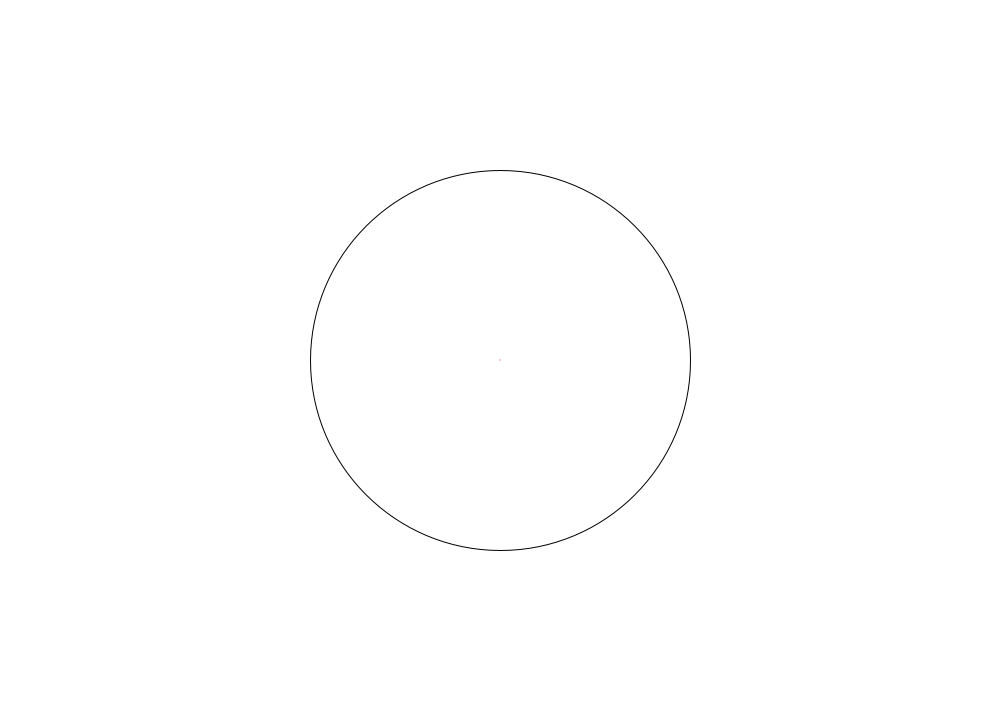
Frame 1 (no input)
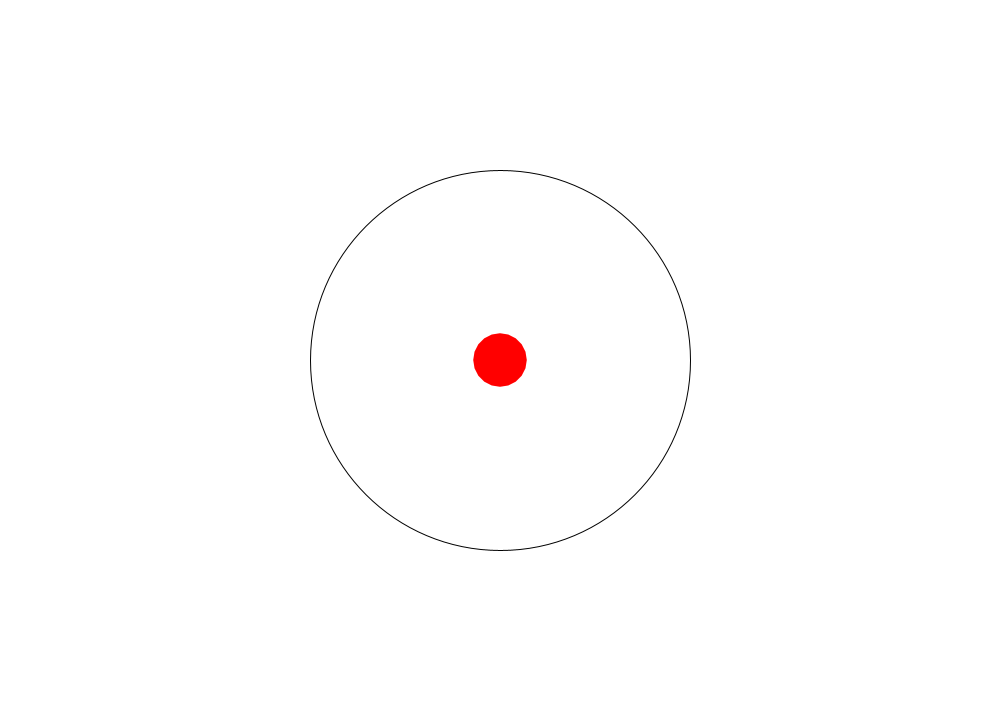
Frame 60 (the mouse pressed at the canvas centre just before this capture)
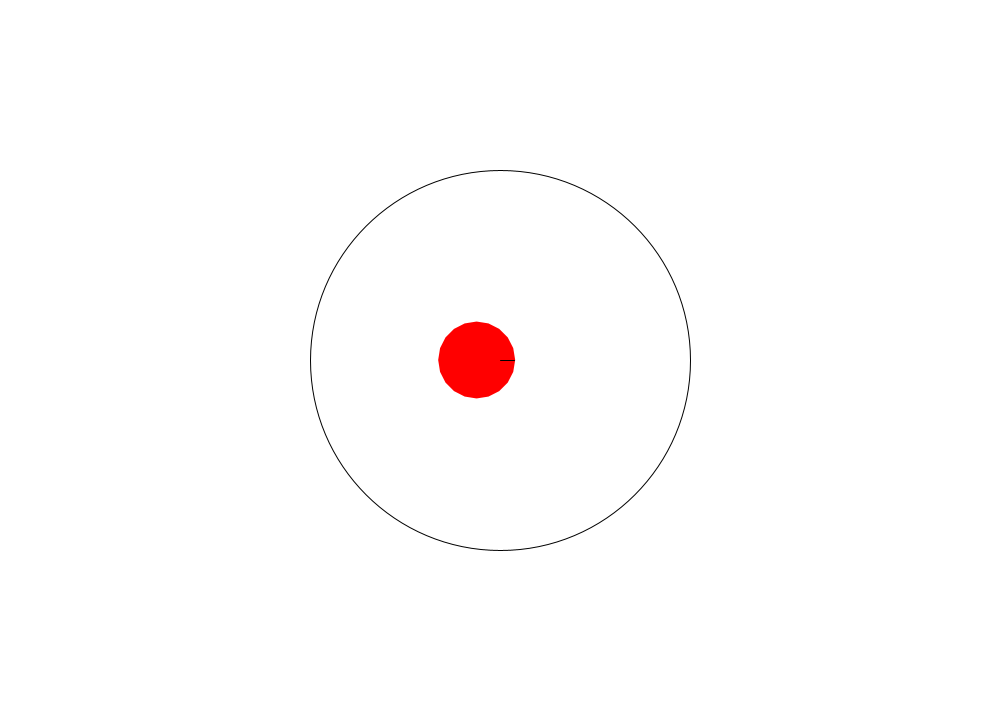
Frame 120 (the mouse held since frame 60 and released just before this capture)

The Processing sketch that drew these frames (run headless with seeded random() and noise(); from frame 60 on, the mouse is pressed at the canvas centre):

// Processing sketch: Pressured_softbody
// ── Pressured_softbody.pde
/**********************************************************************
 *Copyright (c) 2014, Stephen Macke
 *All rights reserved.
 *
 *Redistribution and use in source and binary forms, with or without
 *modification, are permitted provided that the following conditions are met: 
 *
 *1. Redistributions of source code must retain the above copyright notice, this
 *   list of conditions and the following disclaimer. 
 *2. Redistributions in binary form must reproduce the above copyright notice,
 *   this list of conditions and the following disclaimer in the documentation
 *   and/or other materials provided with the distribution. 
 *
 *THIS SOFTWARE IS PROVIDED BY THE COPYRIGHT HOLDERS AND CONTRIBUTORS "AS IS" AND
 *ANY EXPRESS OR IMPLIED WARRANTIES, INCLUDING, BUT NOT LIMITED TO, THE IMPLIED
 *WARRANTIES OF MERCHANTABILITY AND FITNESS FOR A PARTICULAR PURPOSE ARE
 *DISCLAIMED. IN NO EVENT SHALL THE COPYRIGHT OWNER OR CONTRIBUTORS BE LIABLE FOR
 *ANY DIRECT, INDIRECT, INCIDENTAL, SPECIAL, EXEMPLARY, OR CONSEQUENTIAL DAMAGES
 *(INCLUDING, BUT NOT LIMITED TO, PROCUREMENT OF SUBSTITUTE GOODS OR SERVICES;
 *LOSS OF USE, DATA, OR PROFITS; OR BUSINESS INTERRUPTION) HOWEVER CAUSED AND
 *ON ANY THEORY OF LIABILITY, WHETHER IN CONTRACT, STRICT LIABILITY, OR TORT
 *(INCLUDING NEGLIGENCE OR OTHERWISE) ARISING IN ANY WAY OUT OF THE USE OF THIS
 *SOFTWARE, EVEN IF ADVISED OF THE POSSIBILITY OF SUCH DAMAGE.
 *
 *The views and conclusions contained in the software and documentation are those
 *of the authors and should not be interpreted as representing official policies, 
 *either expressed or implied, of the FreeBSD Project.
 */

/**********************************************************************
 *Pressurized soft body physics simulator in two dimensions.
 *
 *Author: Stephen Macke. 
 *
 *Many of the math and physics calculations are based on a
 *paper by Maciej Matyka. See
 *http://panoramix.ift.uni.wroc.pl/~maq/soft2d/howtosoftbody.pdf
 **********************************************************************
 */  
//Constants

//Frames per second
int    FPS        = 120;

int    NUM_POINTS     = 20;        //20 by default, 50 works also

int    NUM_SPRINGS    = NUM_POINTS;

int    LENGTH         = 75;

//int    WIDTH          = (int)(0.95*window.innerWidth);
//int    HEIGHT         = (int)(0.9*window.innerHeight);
int WIDTH = 1000;
int HEIGHT = 720;
float  RADIUS         = min(190.0, WIDTH/2-1);
float  R2             = pow(RADIUS,2);

float MASS           = 1.0;
float BALL_RADIUS    = 0.516;    //0.516 by default

//Spring constants
float KS             = 755.0;    //755 by default
float KD             = 35.0;     //35.0 by default

//Gravity force and user applied force
float G_MAGNITUDE    = 110.0;    //110.0 by default
float GY             = G_MAGNITUDE;
float GX             = 0.0;

float FAPP           = 110.0;

//Time interval for numeric integration
float DT             = 0.01;    //0.005 by default

//Pressure to be reached before ball is at full capacity
float FINAL_PRESSURE = 70000;     //70000 by default

//Tangential and normal damping factors
float TDF = 0.99;                         //0.95 by default, 1.0 works, 1.01 is cool
// A TDF of 1.0 means frictionless boundaries.
// If some energy were not lost due to the ball's
// spring-damping, the ball could continue
// traveling forever without any force.

float NDF = 0.1;                   //0.1  by default

float pressure;

Points myPoints;
Springs mySprings;

boolean upArrow = false;
boolean downArrow = false;
boolean leftArrow = false;
boolean rightArrow = false;

boolean mouseP = false;


/**************************************************
 * Initialize the applet by declaring new objects
 * of type Points and Springs.
 * 
 * Also, set things up for an animation. 
 **************************************************/   
void setup() {
  size(1000, 720);
   frameRate(60);

  myPoints = new Points(NUM_POINTS);
  mySprings = new Springs(NUM_SPRINGS);

  createBall();
}

void handleOrientation(float gamma) {
  GY = G_MAGNITUDE * cos(gamma / 180. * PI);
  GX = G_MAGNITUDE * sin(gamma / 180. * PI);
}


void draw() {
  fill(255);
  background(255);

  stroke(0);
  ellipse(WIDTH/2, HEIGHT/2, 2*RADIUS, 2*RADIUS);

  fill(#FF0000);  //pure red
  noStroke();
  beginShape();
  for (int i=0; i<myPoints.x.length; i++) {
    vertex(myPoints.x[i], myPoints.y[i]);
  }
  endShape(CLOSE);

  idle();
  idle(); // get 2 bits of work done for 1 frame
  // better than just increasing DT, since we still converge
  
  stroke(0);
  if(mouseP) {
    line(mouseX, mouseY, myPoints.x[0], myPoints.y[0]);
  }
  
}



/**************************************************
 * Here are some fun functions for user-input.
 **************************************************/
void keyPressed() {
  if (key==CODED) {
    switch (keyCode) {
      case UP: upArrow=true; break;
      case DOWN: downArrow=true; break;
      case LEFT: leftArrow=true; break;
      case RIGHT: rightArrow=true; break;
    }
  }
}

void keyReleased() {
  if (key==CODED) {
    switch (keyCode) {
      case UP: upArrow=false; break;
      case DOWN: downArrow=false; break;
      case LEFT: leftArrow=false; break;
      case RIGHT: rightArrow=false; break;
    }
  }
}

void mousePressed() {
  mouseP = true;
}

void mouseReleased() {
  mouseP = false;
}

/**************************************************
 * In these next lines are some functions to help
 * set up the points and springs for the ball as
 * well as all of the functions to do the physics.
 **************************************************/

/**************************************************
 * Function to set up the springs.
 **************************************************/
void addSpring(int i, int j, int k) {
  mySprings.spring1[i] = j;
  mySprings.spring2[i] = k;

  mySprings.length[i] = sqrt( (myPoints.x[j] - myPoints.x[k]) * (myPoints.x[j] - myPoints.x[k])
  + (myPoints.y[j] - myPoints.y[k]) * (myPoints.y[j] - myPoints.y[k]));
}

/**************************************************
 * Simple function to lay out the points of the
 * ball in a circle, then create springs between
 * these points.
 **************************************************/
void createBall() {
  for (int i = 0; i < NUM_POINTS; i++) {
    myPoints.x[i] = BALL_RADIUS * cos(i * 2 * PI / NUM_POINTS) + WIDTH/2;
    myPoints.y[i] = BALL_RADIUS * sin(i * 2 * PI / NUM_POINTS) + HEIGHT/2;
  }


  for (int i = 0; i < NUM_POINTS - 1; i++) {
    addSpring(i, i, i + 1);
  }
  addSpring(NUM_POINTS - 1, NUM_POINTS - 1, 0);
}

/**************************************************
 * This function does a large part of the physics
 * calculations.  It starts by adding gravity and
 * checking for inputs, and then by taking into
 * account spring force and pressure force.
 **************************************************/
void accumulateForces() {
  float x1, x2, y1, y2;
  float r12d;
  float vx12;
  float vy12;
  float f;
  float fx0, fy0;
  float volume = 0;
  float pressurev;

  /**************************************************
   * Check for keyboard inputs and add gravitational 
   * force.
   **************************************************/
  for (int i = 0; i < NUM_POINTS; i++) {
    myPoints.fx[i] = (pressure >= FINAL_PRESSURE) ? GX*MASS : 0;
    myPoints.fy[i] = (pressure >= FINAL_PRESSURE) ? GY*MASS : 0;

    if(upArrow)
      myPoints.fy[i] = -FAPP*MASS;
    if(rightArrow)
      myPoints.fx[i] = FAPP*MASS;
    if(leftArrow)
      myPoints.fx[i] = -FAPP*MASS;
    if (downArrow)
      myPoints.fy[i] = FAPP*MASS;
    if(leftArrow && rightArrow)
      myPoints.fx[i] = 0.0;
    if(upArrow && downArrow)
      myPoints.fy[i] = 0.0;
  }

  /**************************************************
   * Check for mouse inputs.
   **************************************************/
  if(mouseP) {
    x1 = myPoints.x[0];
    y1 = myPoints.y[0];
    x2 = mouseX;
    y2 = mouseY;

    r12d = sqrt(pow(x2 - x1, 2) + pow(y2 - y1, 2));
    f = (r12d - 2.2) * 22 + (myPoints.vx[0] * (x1 - x2) + myPoints.vy[0] * (y1 - y2)) * 54 / r12d;

    fx0 = ((x1 - x2) / r12d ) * f;
    fy0 = ((y1 - y2) / r12d ) * f;

    myPoints.fx[0] -= fx0;
    myPoints.fy[0] -= fy0;
  }

  /**************************************************
   * Calculate force due to each spring.
   **************************************************/
  for (int i = 0; i < NUM_SPRINGS; i++) {
    x1 = myPoints.x[mySprings.spring1[i]];
    x2 = myPoints.x[mySprings.spring2[i]];
    y1 = myPoints.y[mySprings.spring1[i]];
    y2 = myPoints.y[mySprings.spring2[i]];

    //Find the distance between each spring:
    r12d = sqrt((x1 - x2) * (x1 - x2) + (y1 - y2) * (y1 - y2));

    //Accumulate spring forces:
    if (r12d != 0) {
      vx12 = myPoints.vx[mySprings.spring1[i]] - myPoints.vx[mySprings.spring2[i]];
      vy12 = myPoints.vy[mySprings.spring1[i]] - myPoints.vy[mySprings.spring2[i]];

      f = (r12d - mySprings.length[i]) * KS + (vx12 * (x1 - x2) + vy12 * (y1 - y2)) * KD / r12d;

      fx0 = ((x1 - x2) / r12d ) * f;
      fy0 = ((y1 - y2) / r12d ) * f;

      myPoints.fx[mySprings.spring1[i]] -= fx0;
      myPoints.fy[mySprings.spring1[i]] -= fy0;

      myPoints.fx[mySprings.spring2[i]] += fx0;
      myPoints.fy[mySprings.spring2[i]] += fy0;
    }
    //Calculate normal vectors for use with finding pressure force:
    mySprings.nx[i] = -(y1 - y2) / r12d;
    mySprings.ny[i] = (x1 - x2) / r12d;
  }

  /**************************************************
   * This uses the divergence theorem (2d version)
   * to calculate the volume (area) of the body (which is
   * why we needed to calculate the normal vectors
   * previously), and then uses that to calculate
   * pressure (since P*V = constant?).
   * 
   * TODO: rewrite this using Green's theorem /
   * surveyor's formula for area
   **************************************************/
  for (int i = 0; i < NUM_SPRINGS; i++) {
    x1 = myPoints.x[mySprings.spring1[i]];
    x2 = myPoints.x[mySprings.spring2[i]];
    y1 = myPoints.y[mySprings.spring1[i]];
    y2 = myPoints.y[mySprings.spring2[i]];

    r12d = sqrt((x1 - x2) *(x1 - x2)  +  (y1 - y2) * (y1 - y2));

    volume += 0.5 * abs(x1 - x2) * abs(mySprings.nx[i]) * (r12d);
  }
  
  for (int i = 0; i < NUM_SPRINGS; i++) {
    x1 = myPoints.x[mySprings.spring1[i]];
    x2 = myPoints.x[mySprings.spring2[i]];
    y1 = myPoints.y[mySprings.spring1[i]];
    y2 = myPoints.y[mySprings.spring2[i]];

    r12d = sqrt((x1 - x2) * (x1 - x2)  +  (y1 - y2) * (y1 - y2));

    pressurev = r12d * pressure * (1.0/volume);

    myPoints.fx[mySprings.spring1[i]] += mySprings.nx[i]*pressurev;
    myPoints.fy[mySprings.spring1[i]] += mySprings.ny[i]*pressurev;
    myPoints.fx[mySprings.spring2[i]] += mySprings.nx[i]*pressurev;
    myPoints.fy[mySprings.spring2[i]] += mySprings.ny[i]*pressurev;
  }
}

/**************************************************
 * Heun Predictor-Corrector Integration
 * (with bounds checking).
 **************************************************/
void integrateHeun() {
  float drx, dry;
  
  float fxsaved[] = new float[NUM_POINTS];
  float fysaved[] = new float[NUM_POINTS];
  
  float vxsaved[] = new float[NUM_POINTS];
  float vysaved[] = new float[NUM_POINTS];

  for (int i = 0; i < NUM_POINTS; i++) {
    fxsaved[i] = myPoints.fx[i];
    fysaved[i] = myPoints.fy[i];
    
    vxsaved[i] = myPoints.vx[i];
    vysaved[i] = myPoints.vy[i];
    
    myPoints.vx[i] += myPoints.fx[i] / MASS * DT;
    drx = myPoints.vx[i] * DT;

    myPoints.x[i] += drx;

    myPoints.vy[i] += myPoints.fy[i] / MASS * DT;
    dry = myPoints.vy[i] * DT;

    myPoints.y[i] += dry;
  }
  
  accumulateForces();
  
  for (int i=0; i<NUM_POINTS; i++) {
    myPoints.vx[i] = vxsaved[i] + (myPoints.fx[i] + fxsaved[i]) / MASS * DT/2;
    drx = myPoints.vx[i] * DT;

    myPoints.x[i] += drx;

    myPoints.vy[i] = vysaved[i] + (myPoints.fy[i] + fysaved[i]) / MASS * DT/2;
    dry = myPoints.vy[i] * DT;

    myPoints.y[i] += dry;

    /**************************************************
     * From here, the rest of the method is devoted to
     * boundary checking.
     **************************************************/
  
    myPoints.x[i] = min(myPoints.x[i], WIDTH/2. + RADIUS);
    myPoints.x[i] = max(myPoints.x[i], WIDTH/2. - RADIUS);

    myPoints.y[i] = min(myPoints.y[i], HEIGHT/2. + RADIUS);
    myPoints.y[i] = max(myPoints.y[i], HEIGHT/2. - RADIUS);

    if (myPoints.x[i] + drx >  sqrt(R2 - pow(myPoints.y[i] - HEIGHT/2., 2)) + WIDTH/2. || 
      myPoints.x[i] + drx < -sqrt(R2 - pow(myPoints.y[i] - HEIGHT/2., 2)) + WIDTH/2.)
    {
      drx *= -1;                           //These are temporary until I do
      dry *= -1;                           //the math to get more exact values.

      float vx0 = myPoints.vx[i];
      float vy0 = myPoints.vy[i];

      float sinTheta = (myPoints.y[i] - HEIGHT/2.) / RADIUS;
      float cosTheta = (myPoints.x[i] - WIDTH/2.) / RADIUS;

      myPoints.vx[i] = -vx0;
      myPoints.vy[i] = -vy0;
      myPoints.vx[i] = vy0 * (-TDF * sinTheta * cosTheta - NDF * sinTheta * cosTheta) + vx0 * (TDF * sinTheta * sinTheta - NDF * cosTheta * cosTheta);
      myPoints.vy[i] = vy0 * (TDF * cosTheta * cosTheta - NDF * sinTheta * sinTheta) + vx0 * (-TDF * sinTheta * cosTheta - NDF * sinTheta * cosTheta);
    }


    if (myPoints.y[i] > HEIGHT/2. + RADIUS/2.) { // need these checks to avoid setting to wrong sign
      myPoints.y[i] = min(myPoints.y[i],  sqrt(abs(R2 - pow(myPoints.x[i] - WIDTH/2., 2))) + HEIGHT/2.);
    }
    

    if (myPoints.y[i] < HEIGHT/2. - RADIUS/2.) {
      myPoints.y[i] = max(myPoints.y[i], -sqrt(abs(R2 - pow(myPoints.x[i] - WIDTH/2., 2))) + HEIGHT/2.);
    }

    if (myPoints.x[i] > WIDTH/2. + RADIUS/2.) {
      myPoints.x[i] = min(myPoints.x[i],  sqrt(abs(R2 - pow(myPoints.y[i] - HEIGHT/2., 2))) + WIDTH/2.);
    }

    if (myPoints.x[i] < WIDTH/2. - RADIUS/2.) {
      myPoints.x[i] = max(myPoints.x[i], -sqrt(abs(R2 - pow(myPoints.y[i] - HEIGHT/2., 2))) + WIDTH/2.);
    }

  }
}

/**************************************************
 * Idle function that runs all of the physics and
 * math calculations.  At the start of the program,
 * it simulates blowing the ball up by incrementing
 * the total pressure until it reaches a specified
 * value.
 **************************************************/
public void idle() {
  accumulateForces();
  integrateHeun();

  if (pressure < FINAL_PRESSURE) {
    pressure += FINAL_PRESSURE / 300.;
  }
}


/**************************************************
 * Class for the points object.  It includes arrays
 * to describe forces, velocities, and positions
 * of the points.
 **************************************************/
class Points {
  float[] x;
  float[] y;
  float[] vx, vy;
  float[] fx, fy;

  Points(int n_pts) {
    x = new float[n_pts];
    y = new float[n_pts];
    vx = new float[n_pts];
    vy = new float[n_pts];
    fx = new float[n_pts];
    fy = new float[n_pts];
  }
}

/**************************************************
 *Class for the springs object.  It includes arrays
 * to describe point-indexes, length, and normal
 * forces of the springs.
 **************************************************/
class Springs {
  int[] spring1, spring2;
  float[] length;
  float[] nx, ny;

  Springs(int n_springs) {
    spring1 = new int[n_springs];
    spring2 = new int[n_springs];
    length = new float[n_springs];
    nx = new float[n_springs];
    ny = new float[n_springs];
  }
}
